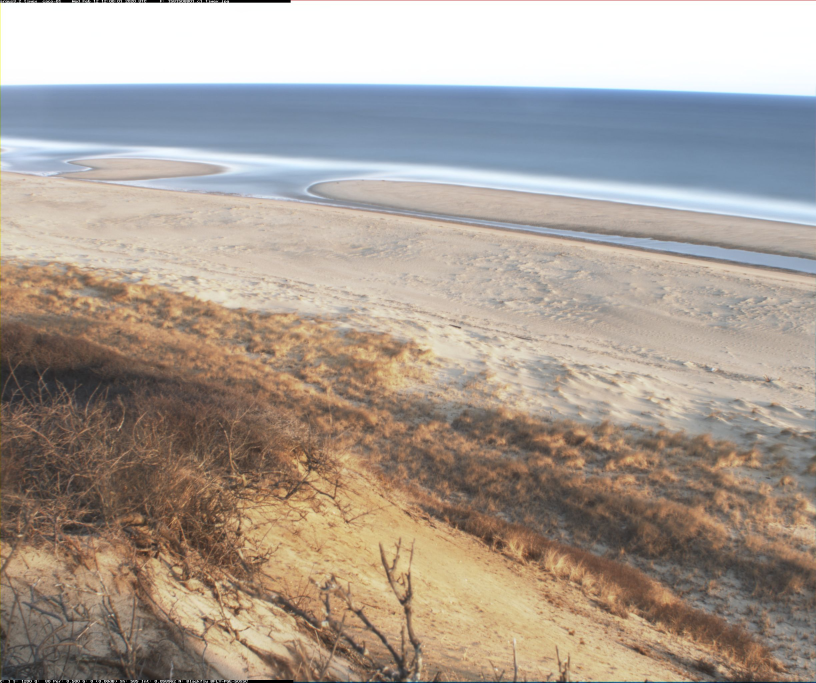
#> input picture data/1581508801.c1.timex.jpg, 2448 x 2048 px, found by its file name (shown at 1/3 size)
$ jupyter execute --allow-errors test_brisque_scores.ipynb   (shell and % lines are left out)
#> lines starting #> are read from the running program, lines starting #| are printed output that depends on the picture
### test_brisque_scores

Brisque (blind/referenceless image spatial quality evaluator) scores are a way of evaluating image quality.

This test uses the package at https://pypi.org/project/image-quality/
but I did `conda install image-quality`

Here is a nice notebook that does all of the calculations from scratch: https://github.com/ocampor/notebooks/blob/master/notebooks/image/quality/brisque.ipynb

Mittal, A., Moorthy, A. K., & Bovik, A. C. (2012). No-Reference Image Quality Assessment in the Spatial Domain. IEEE Transactions on Image Processing, 21(12), 4695–4708. https://doi.org/10.1109/TIP.2012.2214050

[cell 1]
import numpy as np
from matplotlib import pyplot as plt
from skimage import io, img_as_float
from skimage.transform import rescale

import glob
import imquality.brisque as brisque

[cell 2]
impath = r'..\data\1581508801.c1.timex.jpg'
img = img_as_float(io.imread(impath, as_gray=True))
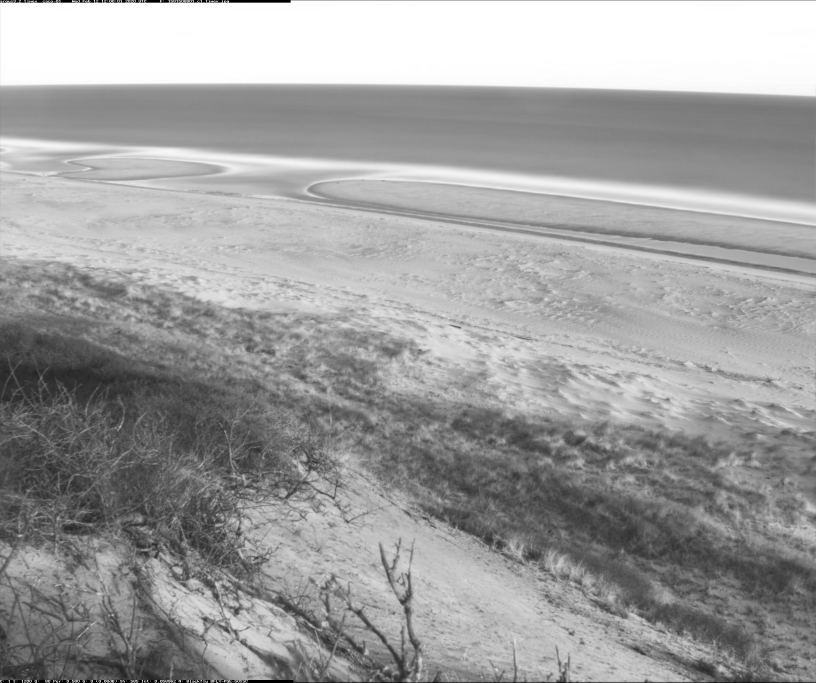
#> img: shape (2048, 2448) float64 (shown at 1/3 size); min 0, max 1, mean 0.627
#> (the rest of this cell did not finish here and is left out)

[cell 3]
impath = r'..\data\1581508801.c1.timex.jpg'
img = rescale(img_as_float(io.imread(impath, as_gray=True)),.5,anti_aliasing=True)
#> img: shape (1024, 1224) float64; min 0, max 1, mean 0.627
#> (the rest of this cell did not finish here and is left out)

[cell 4]
impath = r'..\data\1581508801.c1.timex.jpg'
img = rescale(img_as_float(io.imread(impath, as_gray=True)),.25,anti_aliasing=True)
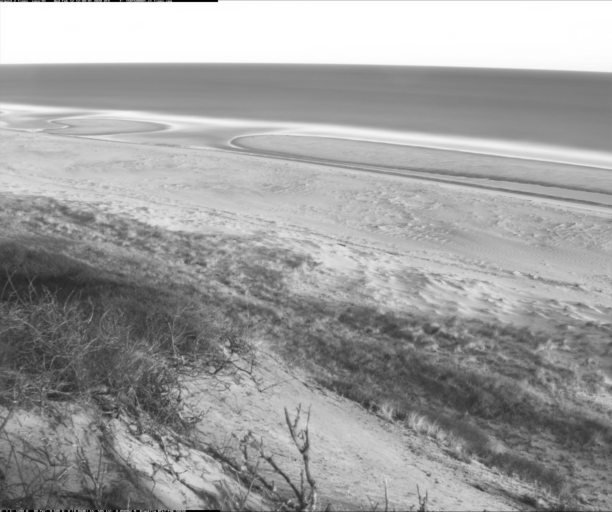
#> img: shape (512, 612) float64; min 4.46e-05, max 1, mean 0.627
#> (the rest of this cell did not finish here and is left out)

$ run again, with data/1581508801.c2.timex.jpg copied over data/1581508801.c1.timex.jpg
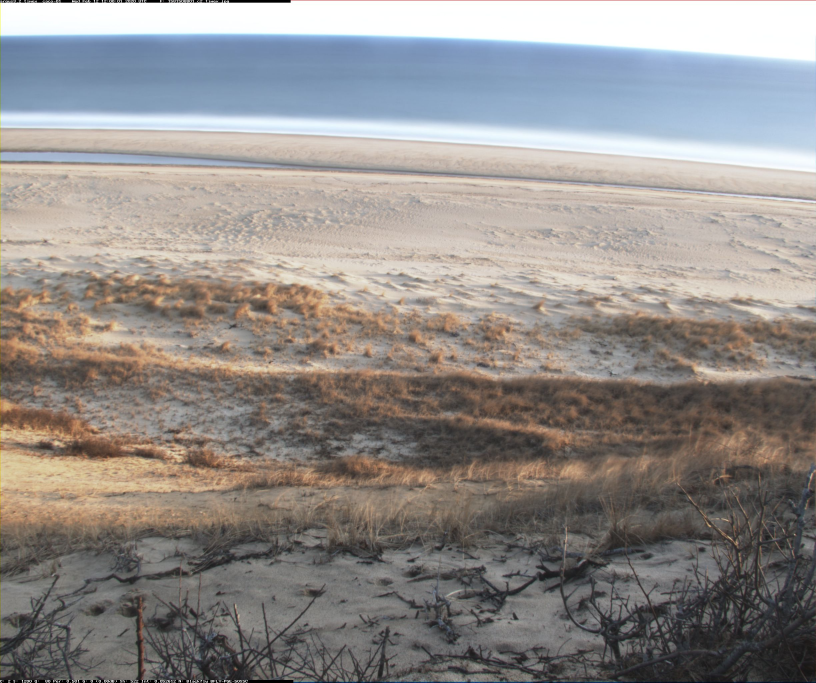
#> input picture data/1581508801.c2.timex.jpg, 2448 x 2048 px, found by its file name (shown at 1/3 size)
#> `img = img_as_float(io.imread(impath, as_gray=True))`:
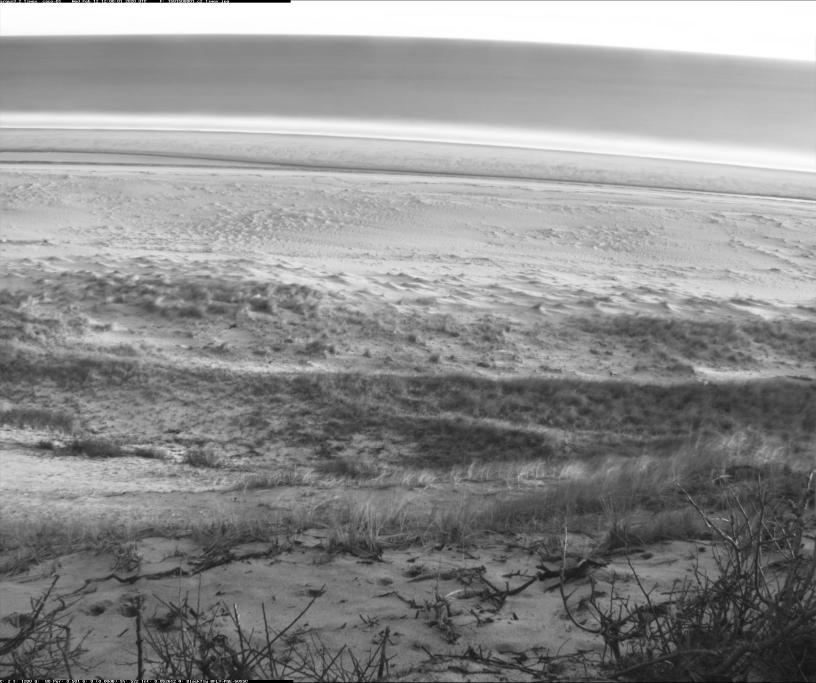
#> img: shape (2048, 2448) float64 (shown at 1/3 size); min 0, max 1, mean 0.559
#> `img = rescale(img_as_float(io.imread(impath, as_gray=True)),.25,anti_a..`:
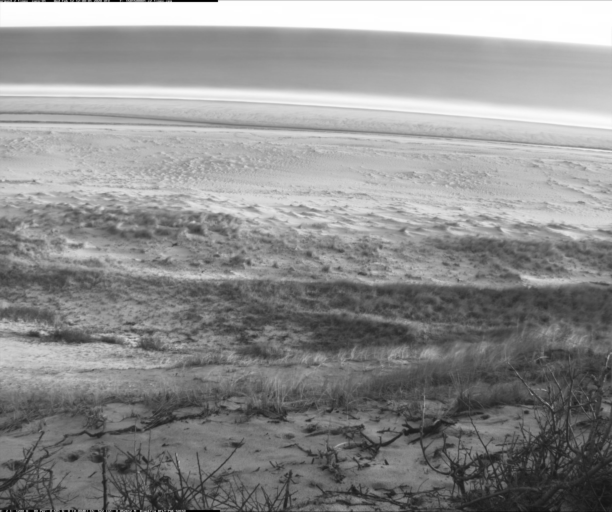
#> img: shape (512, 612) float64; min 2.42e-05, max 1, mean 0.559

$ run again, with data/1612540801.c1.timex.jpg copied over data/1581508801.c1.timex.jpg
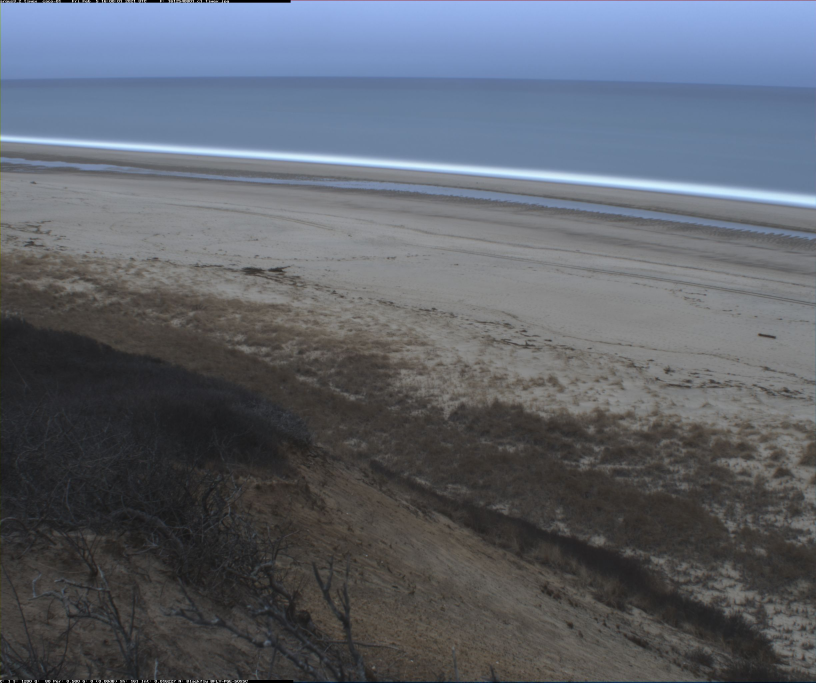
#> input picture data/1612540801.c1.timex.jpg, 2448 x 2048 px, found by its file name (shown at 1/3 size)
#> `img = img_as_float(io.imread(impath, as_gray=True))`:
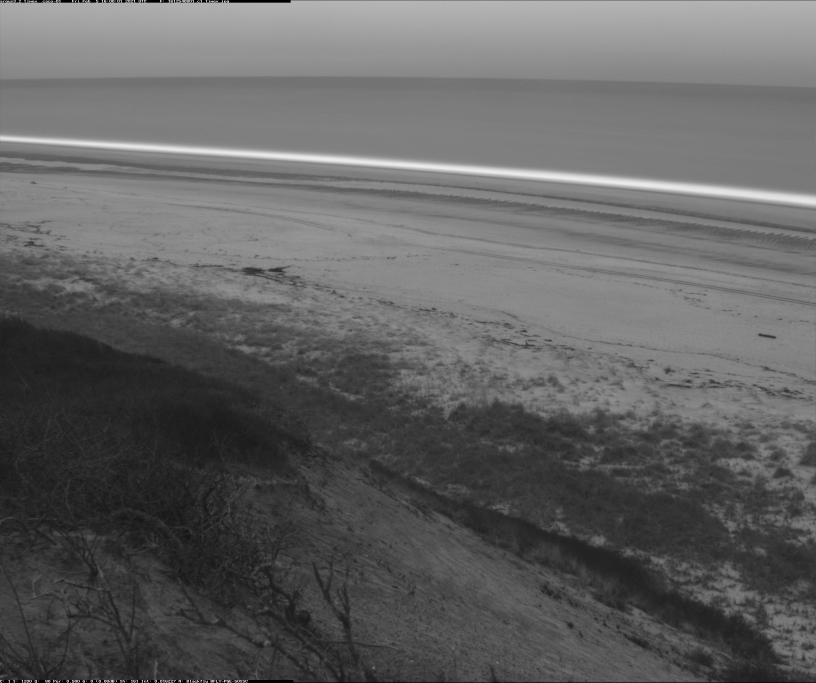
#> img: shape (2048, 2448) float64 (shown at 1/3 size); min 0, max 1, mean 0.386
#> `img = rescale(img_as_float(io.imread(impath, as_gray=True)),.25,anti_a..`:
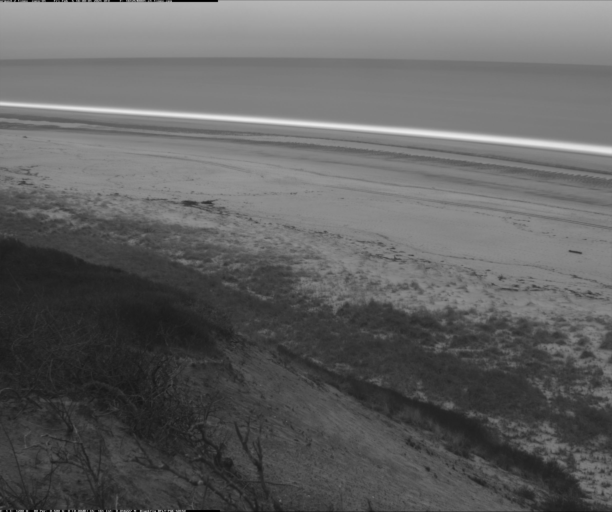
#> img: shape (512, 612) float64; min 1.08e-05, max 0.924, mean 0.386

$ run again, with data/1618603200.c2.timex.jpg copied over data/1581508801.c1.timex.jpg
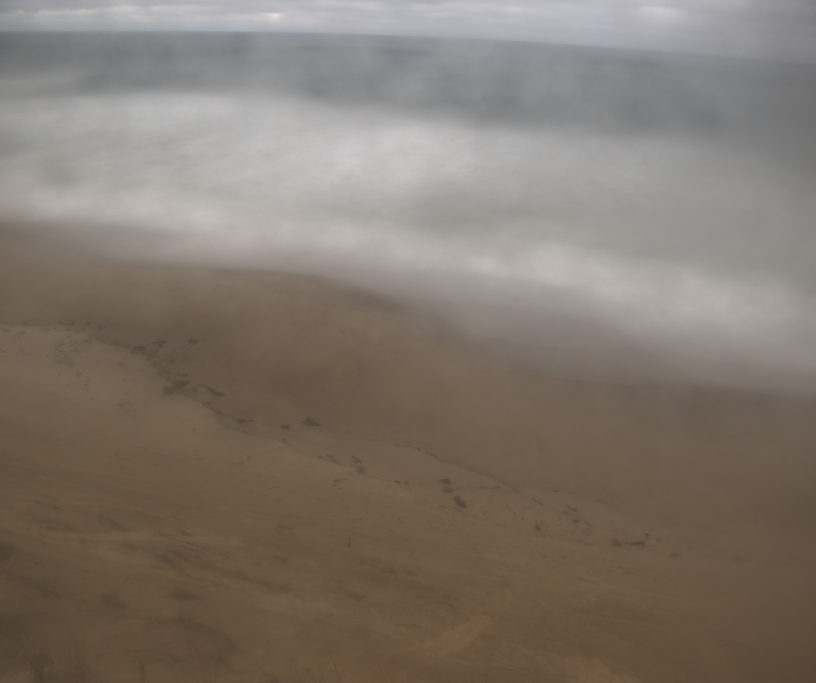
#> input picture data/1618603200.c2.timex.jpg, 2448 x 2048 px, found by its file name (shown at 1/3 size)
#> `img = img_as_float(io.imread(impath, as_gray=True))`:
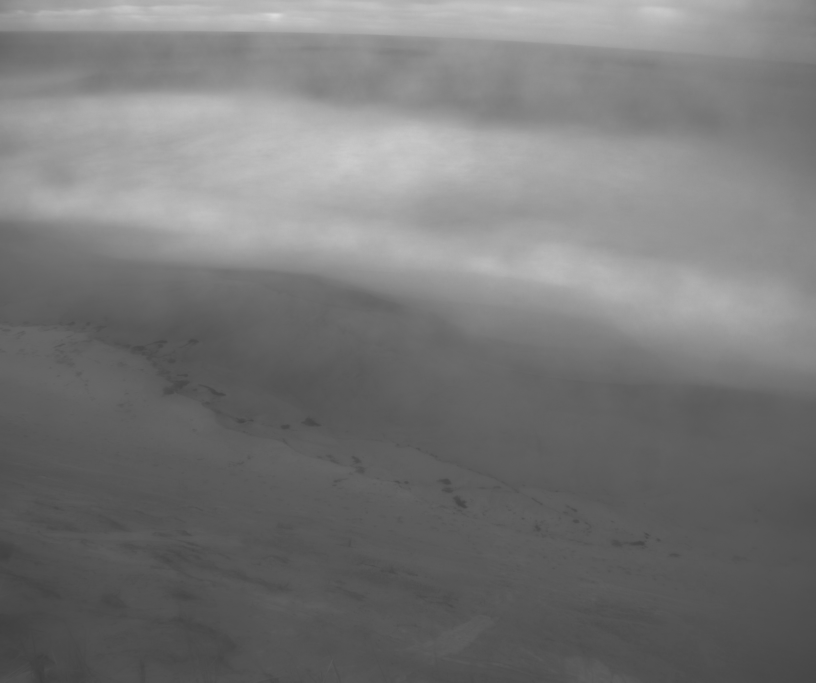
#> img: shape (2048, 2448) float64 (shown at 1/3 size); min 0.243, max 0.874, mean 0.471
#> `img = rescale(img_as_float(io.imread(impath, as_gray=True)),.25,anti_a..`:
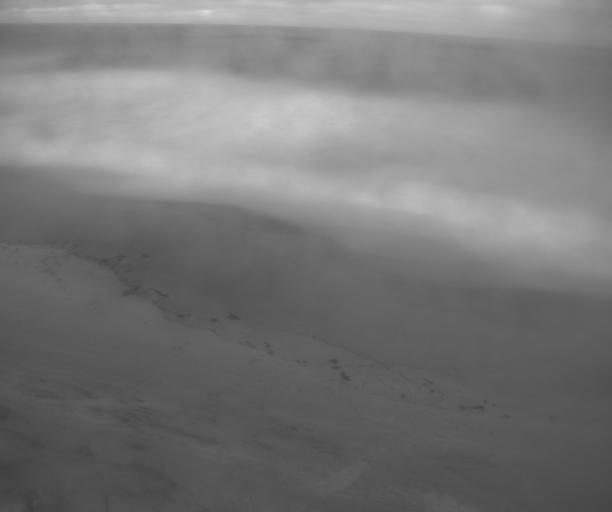
#> img: shape (512, 612) float64; min 0.246, max 0.867, mean 0.471
